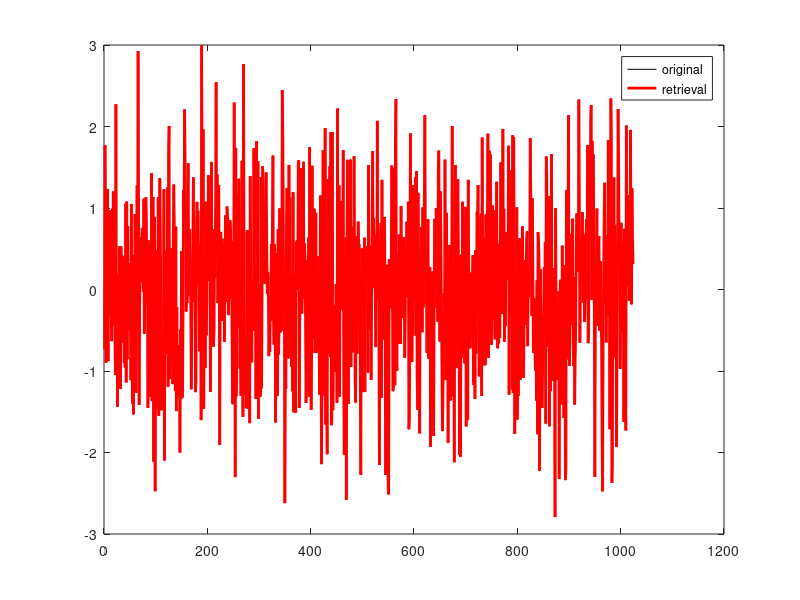
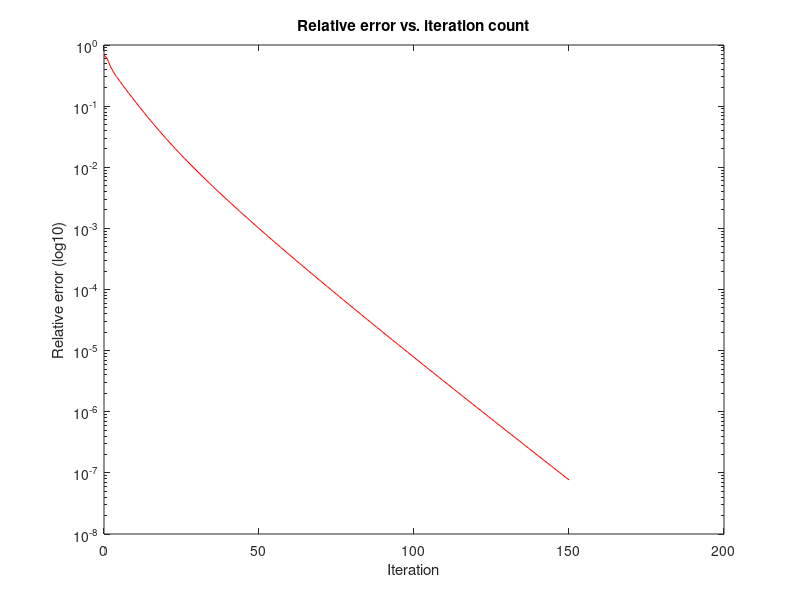

The MATLAB script that drew these images, in order:
%% Implementation of the Perturbed Amplitude Flow algorithm proposed in the paper
%  `` Perturbed amplitude flow for phase retrieval by Gao, B., et al.(2020).``
%  The code below is adapted from implementation of the Wirtinger Flow
% algorithm implemented by E. Candes, X. Li, and M. Soltanolkotabi.


clear
close all

%% Set Parameters
if exist('Params')                == 0,  Params.n2          = 1;    end
if isfield(Params, 'n1')          == 0,  Params.n1          = 1024; end             % signal dimension
if isfield(Params, 'm')           == 0,  Params.m           = 5 * Params.n1;  end     % number of measurements
if isfield(Params, 'cplx_flag')   == 0,  Params.cplx_flag   = 1;    end             % real: cplx_flag = 0;  complex: cplx_flag = 1;
if isfield(Params, 'T')           == 0,  Params.T           = 150;  end    	% number of iterations
if isfield(Params, 'mu')          == 0,  Params.mu          = 0.2;  end		% step size / learning parameter
if isfield(Params, 'npower_iter') == 0,  Params.npower_iter = 30;   end		% number of power iterations

n           = Params.n1;    
m           = Params.m;         
cplx_flag	  = Params.cplx_flag;  % real-valued: cplx_flag = 0;  complex-valued: cplx_flag = 1;    
mu          = 2.5;  % step size 
gamma       = 1/sqrt(3)*(1-cplx_flag) + 1/2*cplx_flag;
alp         = 2*(1-cplx_flag) + 1*cplx_flag; % perturbation coefficient
npower_iter = Params.npower_iter;           % number of power iterations 

%% make the data
x = randn(n,1)+ cplx_flag * 1i * randn(n,1);

Amatrix = (randn(m,n)+ cplx_flag * 1i * randn(m,n)) / (sqrt(2)^cplx_flag);

 
A  = @(I) Amatrix  * I;
At = @(Y) Amatrix' * Y;
y  = abs(A(x)); % y_i=|a_i x|

tic
%% Initialization
z0 = randn(n,Params.n2); z0 = z0/norm(z0,'fro');    % Initial guess 

lamd2 = sum(y(:).^2)/numel(y(:));
ytrf = gamma - exp(-y.^2 / lamd2); % transformed version of amplitude measurement 
for tt = 1:npower_iter                    
    z0 = At( ytrf.* (A(z0)) ); 
    z0 = z0 / norm(z0,'fro');
end
z0 = sqrt(lamd2) * z0;             % Apply scaling


%% Gradient-descent iteration
Relerrs=zeros(Params.T+1,1);
z = z0;
Relerrs(1) = norm(x - exp(-1i*angle(trace(x'*z))) * z, 'fro')/norm(x,'fro'); % Initial rel. error

eta = sqrt(alp) * y; % perturbation
t=1;
while t<=Params.T
    yz = Amatrix * z;
    grad = 1/m * At(yz - sqrt(y.^2+eta.^2).*yz./sqrt(abs(yz).^2 + eta.^2));
    z = z - mu  *  grad;
    Relerrs(t+1) = norm(x - exp(-1i*angle(trace(x'*z))) * z, 'fro')/norm(x,'fro');
    t=t+1;
end
toc

figure, plot(1:n, real(x), 'k-', 1:n, real(exp(-1i*angle(trace(x'*z)))*z), 'r-', 'linewidth', 2);
legend('original', 'retrieval')

T = Params.T;
fprintf('Relative error before initialization: %f\n', Relerrs(1))
fprintf('PAF Relative error after %d iterations: %14f\n', t, Relerrs(t))
 
figure, h1=semilogy(0:T,Relerrs,'-r'); 
xlabel('Iteration'), ylabel('Relative error (log10)'),title('Relative error vs. iteration count')
